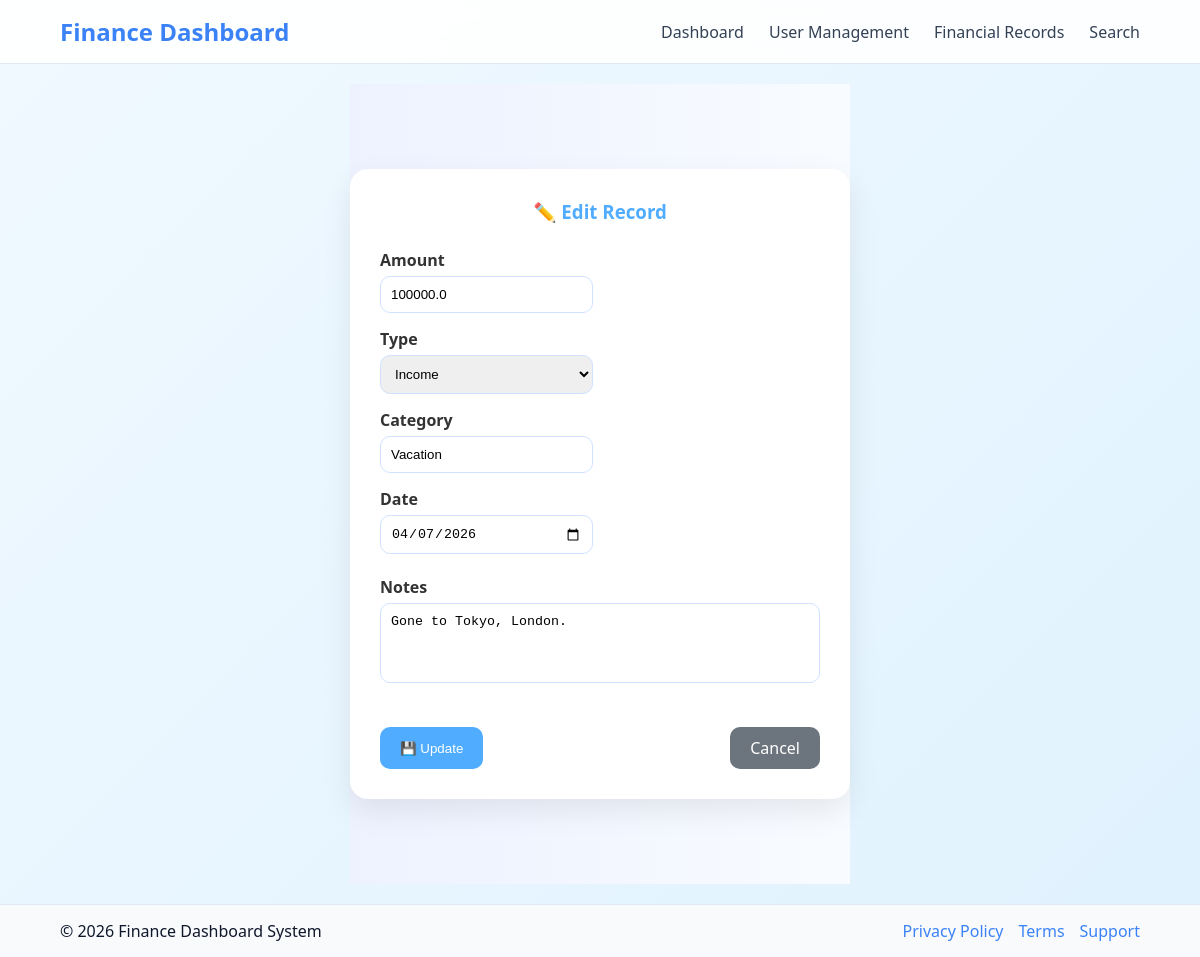
The app's page /edit/2 (signed in) with its own data.
### app/models.py (models this page shows)
class Record(db.Model):
    id = db.Column(db.Integer, primary_key=True)
    amount = db.Column(db.Float, nullable=False)
    type = db.Column(db.String(10), nullable=False)
    category = db.Column(db.String(50))
    date = db.Column(db.Date, nullable=False)
    notes = db.Column(db.String(200))
    user_id = db.Column(db.Integer, db.ForeignKey("user.id"))
    user_id = db.Column(db.Integer, db.ForeignKey("user.id"))
    user = db.relationship("User", back_populates="records")

### app/routes.py (the view)
            def decorated(*args, **kwargs):
                if "role" not in session:
                    return redirect(url_for("login"))
                if session["role"] not in allowed_roles:
                    flash("Access denied!", "error")
                    return redirect(url_for("home"))
                return func(*args, **kwargs)

### app/templates/edit_record.html (shortened to what this page needs)
{% extends "base.html" %}
{% block content %}
<div class="edit-container">
    <div class="edit-card">
        <h3 class="title">✏️ Edit Record</h3>
        <form method="POST">
            <div class="form-grid">
                <div class="form-group">
                    <label>Amount</label>
                    <input type="number" step="0.01" name="amount"
                        value="{{ record.amount }}" required>
                </div>
<br>
                <div class="form-group">
                    <label>Type</label>
                    <select name="type" required>
                        <option value="income" {% if record.type == 'income' %}selected{% endif %}>Income</option>
                    </select>
                </div>
<br>
                <div class="form-group">
                    <label>Category</label>
                    <input type="text" name="category"
                        value="{{ record.category }}">
                </div>
<br>
                <div class="form-group">
                    <label>Date</label>
                    <input type="date" name="date"
                        value="{{ record.date.strftime('%Y-%m-%d') }}" required>
                </div>
            </div>
                <br>
            <div class="form-group mt-3">
                <label>Notes</label>
                <textarea name="notes">{{ record.notes }}</textarea>
            </div>
            <br>
            <br>
            <div class="btn-group mt-4">
                <button type="submit" class="btn-save">💾 Update</button>
                <a href="{{ url_for('view_record') }}" class="btn-cancel">Cancel</a>
            </div>
        </form>
    </div>
</div>
{% endblock %}

### app/templates/base.html (style rules this page uses)
* { margin: 0; padding: 0; box-sizing: border-box; }
html, body { height: 100%; width: 100%; overflow-x: hidden; font-family: 'Segoe UI', sans-serif; background: linear-gradient(135deg, #F0F9FF, #E0F2FE); color: #0F172A; }
body { display: flex; flex-direction: column; min-height: 100vh; }

### app/templates/edit_record.html (style rules this page uses)
.edit-container { min-height: 100vh; background: linear-gradient(to right, #eef2ff, #f8fbff); display: flex; justify-content: center; align-items: center; }
.edit-card { background: white; padding: 30px; border-radius: 18px; width: 100%; max-width: 700px; box-shadow: 0 12px 30px rgba(0,0,0,0.08); transition: 0.3s; }
.title { text-align: center; font-weight: 700; color: #4facfe; margin-bottom: 25px; }
.form-grid { display: grid; grid-template-columns: 1fr 1fr; gap: 15px; }
.form-group { display: flex; flex-direction: column; }
.form-group label { font-weight: 600; margin-bottom: 5px; color: #333; }
input, select, textarea { padding: 10px; border-radius: 10px; border: 1px solid #d0e2ff; outline: none; transition: 0.2s; }
textarea { min-height: 80px; resize: none; }
.btn-group { display: flex; justify-content: space-between; }
.btn-save { background: #4facfe; color: white; border: none; padding: 10px 20px; border-radius: 10px; cursor: pointer; transition: 0.3s; }
.btn-cancel { text-decoration: none; background: #6c757d; color: white; padding: 10px 20px; border-radius: 10px; transition: 0.3s; }

### records on screen
Record: amount "100000.0", type "Income", category "Vacation", date "04/07/2026", notes "Gone to Tokyo, London."
